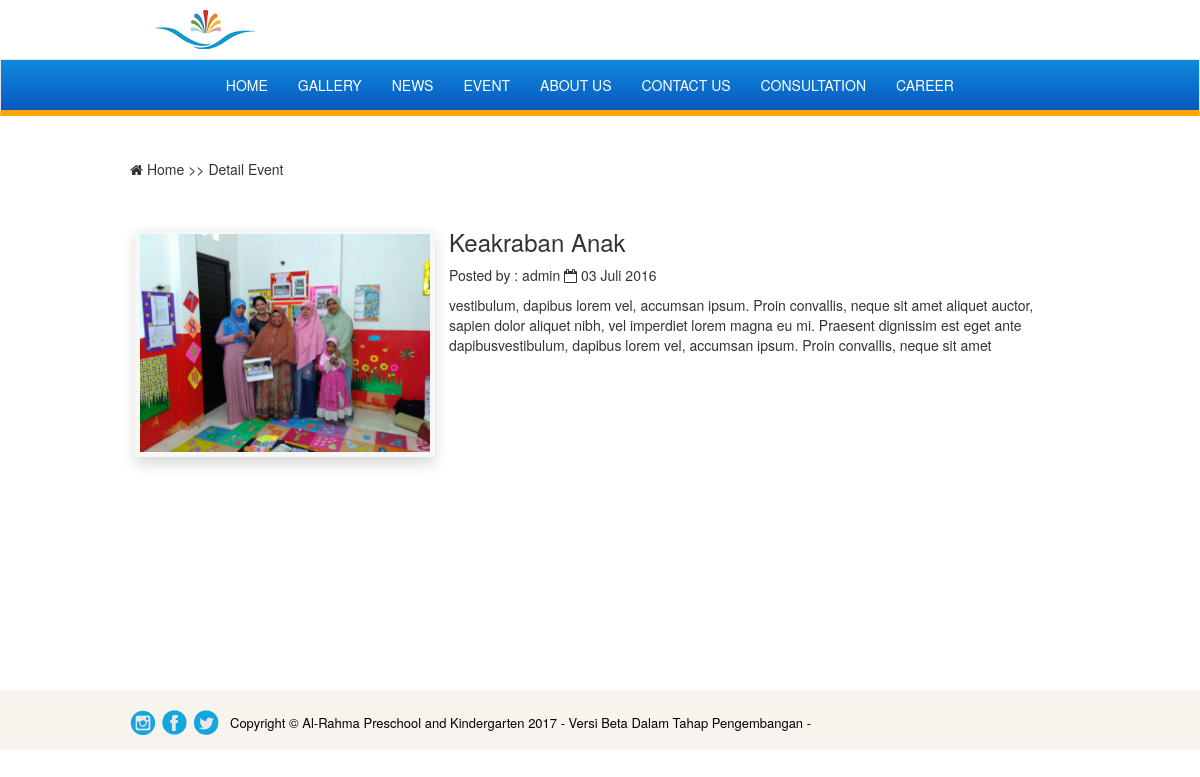
Screenshot of /eventdetail-19.html with the database file from the repository.
### tables this page shows
CREATE TABLE IF NOT EXISTS `event` (
`id_event` int(100) NOT NULL,
  `judul_event` text NOT NULL,
  `keterangan_event` text NOT NULL,
  `foto_event` varchar(100) NOT NULL,
  `tanggal_event` date NOT NULL
);

### config/config.php (called while the page is built, shortened)
<?php
$base_url 	="http://localhost/Alrahma/";
?>

### libs/funct/library_function.php (called while the page is built, shortened)
<?php include "config/koneksi.php";
function removeStriptagS($data){
    $cleanTags = strip_tags(html_entity_decode($data,ENT_QUOTES,"ISO-8859-1"));
    return $cleanTags;
}
function tgl_indo($tgl){
    $tanggal = substr($tgl,8,2);
    $bulan   = getBulan(substr($tgl,5,2));
    $tahun   = substr($tgl,0,4);
    return $tanggal.' '.$bulan.' '.$tahun;
}
function getBulan($bln){
    switch ($bln){
        case 7:
            return "Juli";
        break;
    }
}
?>

### pages/web/eventdetail.php (the view, shortened to what this page needs)
<?php include "libs/funct/library_function.php";
	$getevent =mysqli_fetch_array(mysqli_query($con,"SELECT * FROM event WHERE id_event='$_GET[id]'"));
?>
<section class="container">
	<div class="wrapper-outerspaces">
		<div>
			<ul>
				<li><i class="fa fa-home"></i> Home >> Detail Event</li>
			</ul>
		</div>
		<div class="eventdetail-container">
			<div class="wrapper-resize-img">
				<img class="resize-imgevent-detail" src="<?php echo $base_url;?>uploads/images/event/<?php echo $getevent['foto_event']; ?>">
			</div>
			<div class="main-box-event-detail">
				<h3><?php echo $getevent['judul_event']; ?></h3>
				<p>Posted by : admin <i class="fa fa-calendar-o"></i> <?php echo tgl_indo($getevent['tanggal_event']);?></p>
				<article>
					<?php echo removeStriptagS($getevent['keterangan_event']); ?>
				</article>
			</div>
		</div>
	</div>
</section>

### css/responsive.css (style rules this page uses)
@media (min-width: 1200px) { .container { width: 970px !important; } }

### css/layout.css (style rules this page uses)
.wrapper-outerspaces { margin-top: 100px; }
ul { list-style: none !important; }
.eventdetail-container { display: inline-block; margin-bottom: 19px; margin-top: 40px; }
img.resize-imgevent-detail { width: 300px; max-width: 350px; height:auto; display: block; float: left; margin-right: 14px; margin-left: 5px; border: 5px solid #f7f7f7; box-shadow: 0px 7px 13px #dadada; }
.main-box-event-detail { position: relative; top: -20px; bottom: 0; }

### css/lightbox.css (style rules this page uses)
body:after { display: none; }

### css/paging.css (style rules this page uses)
ul { padding: 0; }

### rows the page displays
event: foto_event (picture), judul_event "Keakraban Anak", tanggal_event "03 Juli 2016", keterangan_event "vestibulum, dapibus lorem vel, accumsan ipsum. Proin convallis, neque sit amet aliquet auctor, sapien dolor aliquet nibh, vel imperdiet lorem magna eu mi. Praesent dignissim est eget ante dapibusvestibulum, dapibus lorem vel, accumsan ipsum. Proin convallis, neque sit amet"
